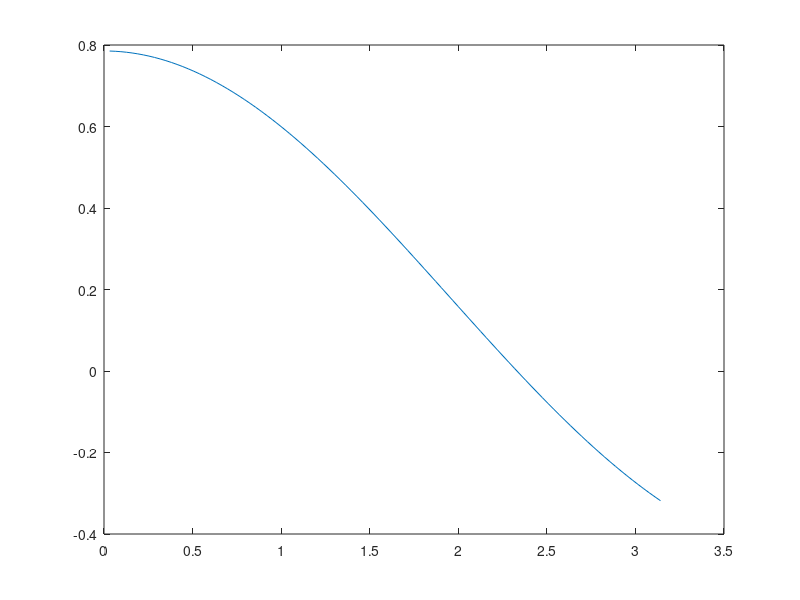

Source code (MATLAB):
fprintf('We approximate the Goemans-Williamson constant.\n\n')

fprintf(['Let h be the function\n\n'...
        '   h(x)=pi/2*(1-cos(x))/x.\n\n'])

h=@(x)pi/2*(1-cos(x))./x
    
fprintf(['The derivative of h is equal to\n\n'...
        '   devh(x)=pi/2*(sin x*x-(1-cosx))/x^2.\n\n'])

devh=@(x)pi/2*(sin(x).*x-(1-cos(x)))./x.^2
    
fprintf(['We plot devh on [0,pi].\n\n'])

x=linspace(0,pi);
plot(x,devh(x));

fprintf(['Notice that there is only one zero of devh,\n'...
        'which is aproximately:'])
    
x0=fzero(devh,1)

fprintf(['The value of x0 in h is:\n\n'])

h(x0)